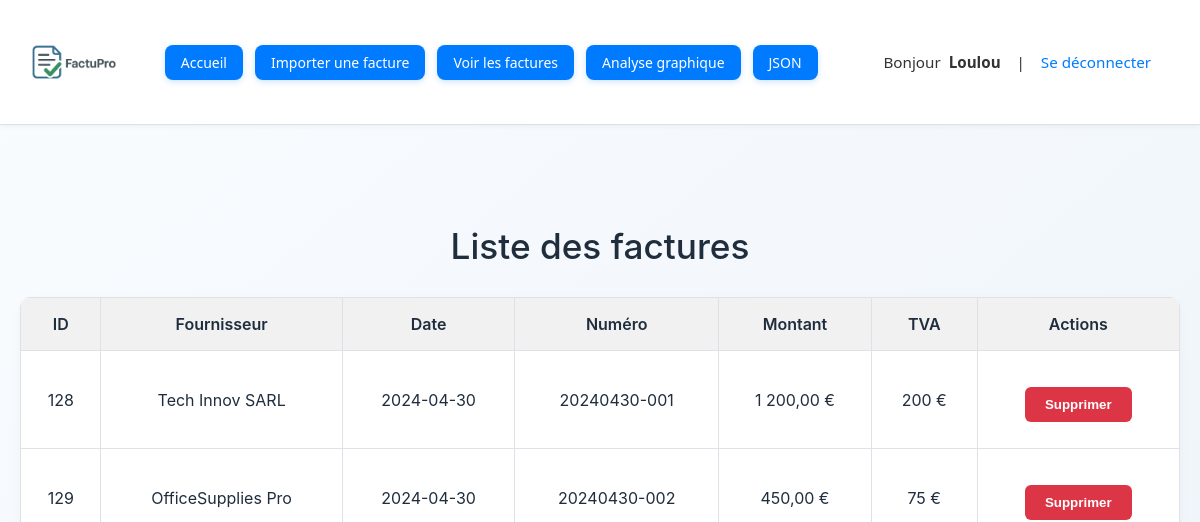
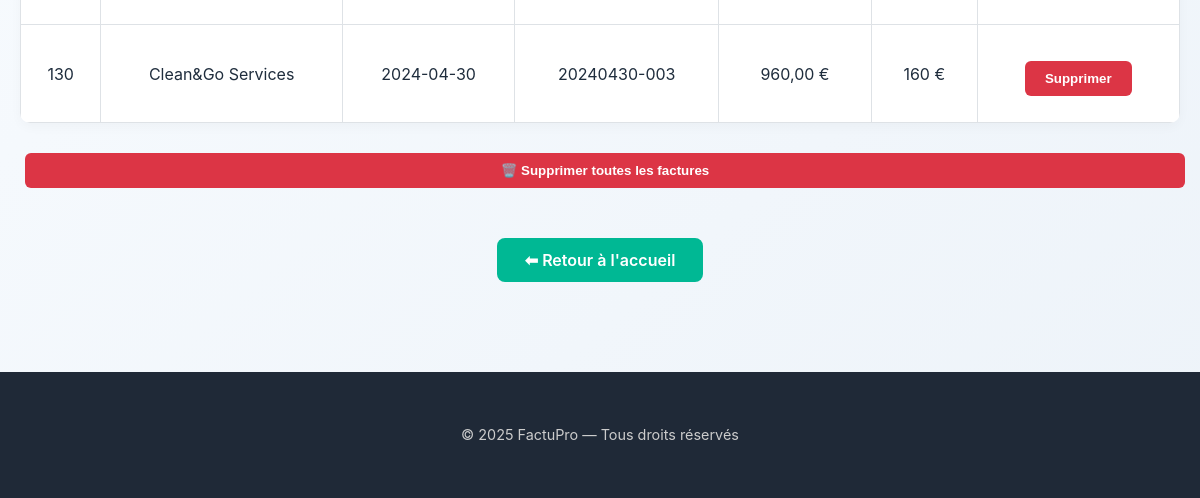
The page /factures (signed in) on the database as committed earlier (2 pictures, top to bottom).
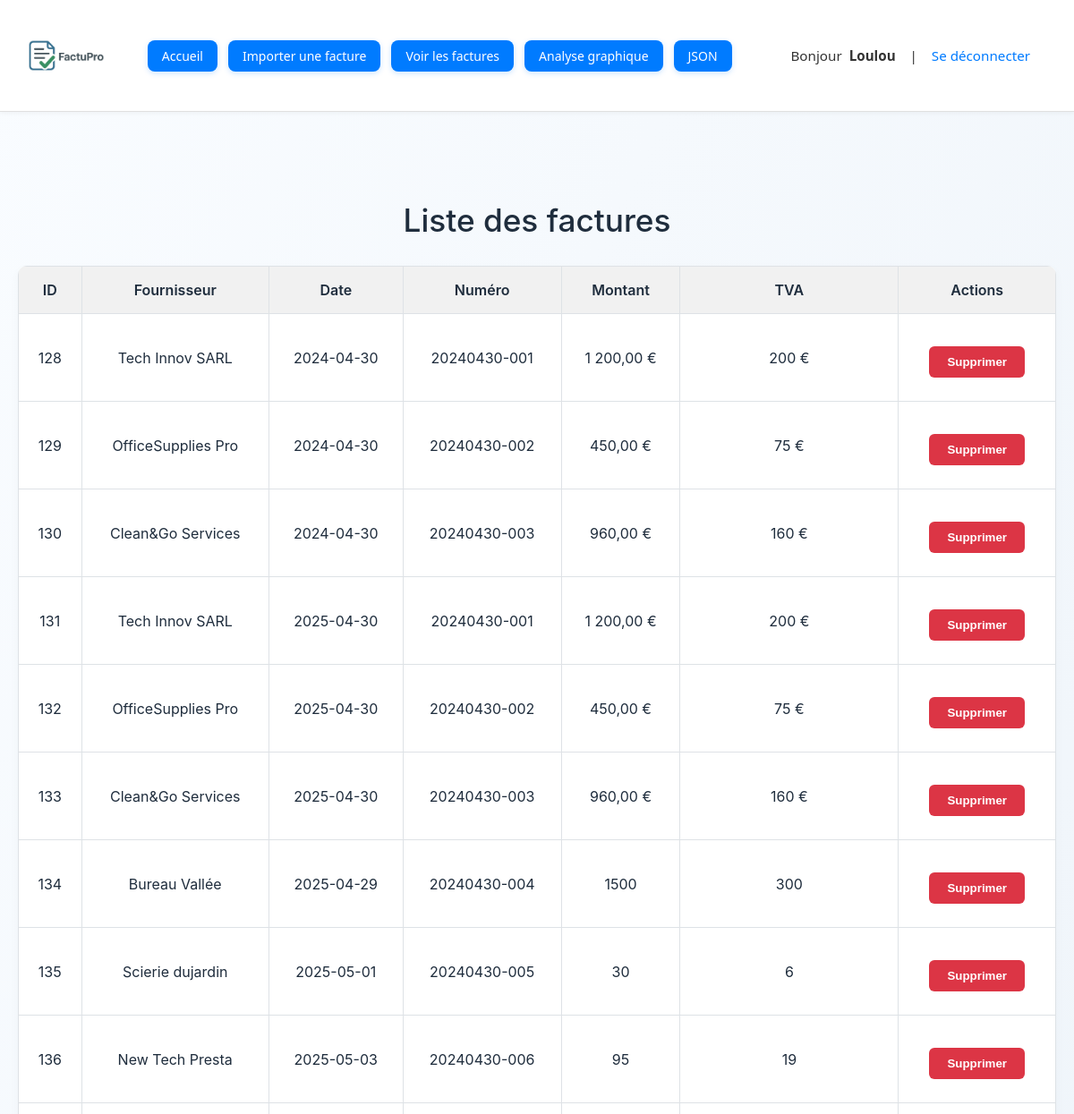
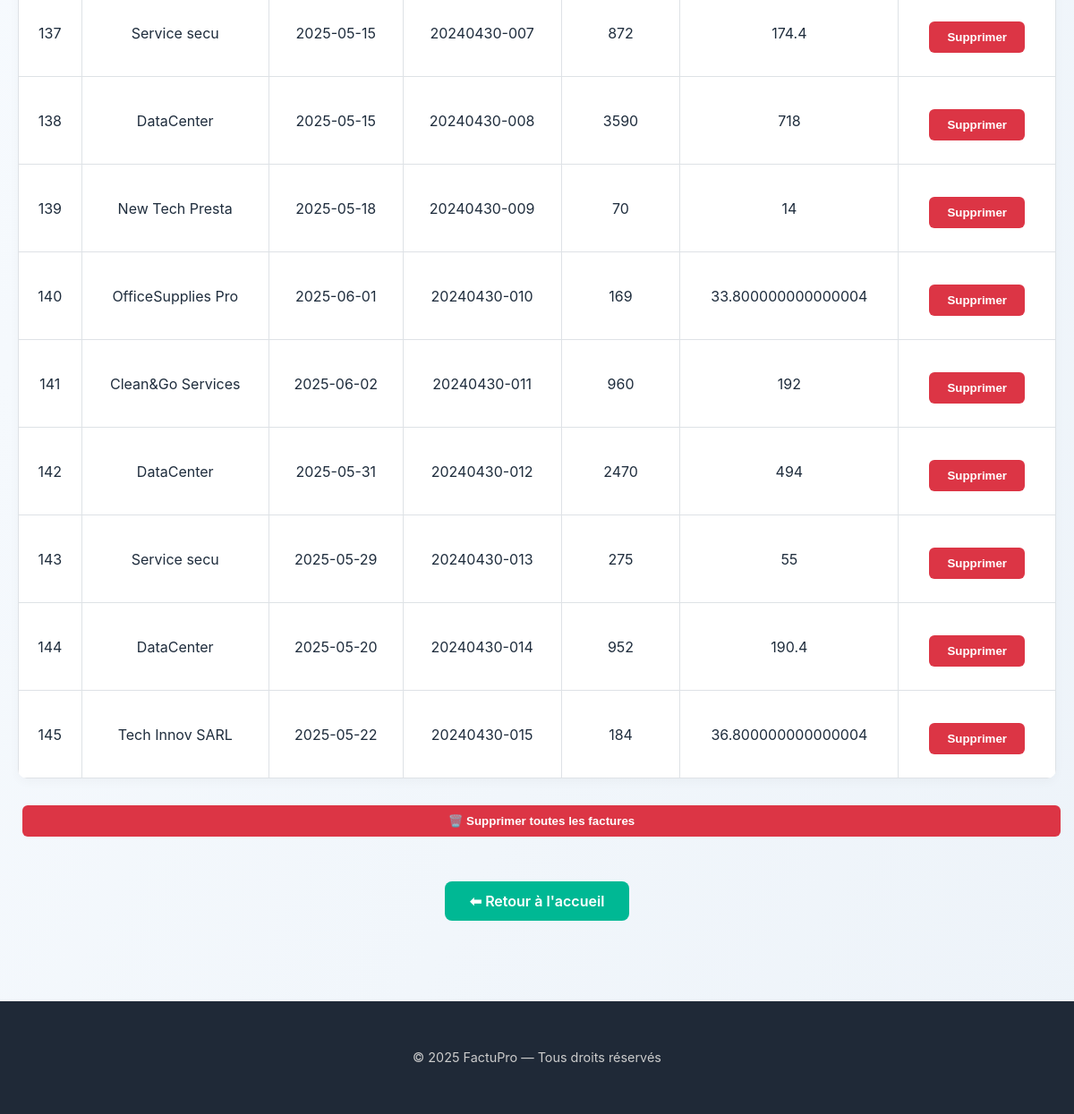
The same page on the database as committed later (2 pictures, top to bottom).
### tables this page shows
CREATE TABLE factures (
        id INTEGER PRIMARY KEY AUTOINCREMENT,
        fournisseur TEXT,
        date_facture TEXT,
        numero_facture TEXT,
        montant_total TEXT,
        TVA TEXT,
        utilisateur_id INTEGER,
        FOREIGN KEY (utilisateur_id) REFERENCES utilisateurs(id)
    );

### app.py (the view)
@app.route('/factures')
def afficher_factures():
    conn = sqlite3.connect('factures.db')
    c = conn.cursor()
    c.execute('SELECT * FROM factures WHERE utilisateur_id = ?', (session['utilisateur_id'],))
    factures = c.fetchall()
    conn.close()
    return render_template('factures.html', factures=factures)

### app.py (called while the page is built)
@app.before_request
def verifier_connexion():
    if request.endpoint in ['upload', 'afficher_factures', 'analyse'] and 'utilisateur_id' not in session:
        return redirect(url_for('login'))

@app.context_processor
def injecter_pseudo():
    return {"pseudo": session.get("pseudo")}

### templates/factures.html (shortened to what this page needs)
<!DOCTYPE html>
<html lang="fr">
<head>
    <link rel="stylesheet" href="/static/style.css">
</head>
<body>
    {% include 'header.html' %}
    <div class="container">
        <h1>Liste des factures</h1>
        <table>
            <tr>
                <th>ID</th>
                <th>Fournisseur</th>
                <th>Date</th>
                <th>Numéro</th>
                <th>Montant</th>
                <th>TVA</th>
                <th>Actions</th>
            </tr>
            {% for f in factures %}
            <tr>
                <td>{{ f[0] }}</td>
                <td>{{ f[1] }}</td>
                <td>{{ f[2] }}</td>
                <td>{{ f[3] }}</td>
                <td>{{ f[4] }}</td>
                <td>{{ f[5] }}</td>
                <td>
                    <form method="POST" action="/supprimer/{{ f[0] }}" onsubmit="return confirm('Confirmer la suppression ?');">
                        <button type="submit" class="danger">Supprimer</button>
                    </form>
                </td>
            </tr>
            {% endfor %}
        </table>
        <form method="POST" action="/supprimer_tout" onsubmit="return confirm('Supprimer toutes les factures ?');">
            <button type="submit" class="danger full">🗑️ Supprimer toutes les factures</button>
        </form>
        <div style="text-align:center">
            <a class="button" href="/">⬅ Retour à l'accueil</a>
        </div>
    </div>
    <footer class="footer">
        <p>&copy; 2025 FactuPro — Tous droits réservés</p>
    </footer>
</body>
</html>

### templates/header.html
<header class="header">
    <div class="logo">
        <img src="/static/logo.png" alt="Logo" style="height: 100px;">
    </div>
    <nav class="nav-links">
        <a href="/">Accueil</a>
        <a href="/upload">Importer une facture</a>
        <a href="/factures">Voir les factures</a>
        <a href="/analyse">Analyse graphique</a>
        <a href="/factures/json/page">JSON</a>
    </nav>
    <div class="user-info" style="text-align: right; padding: 15px 25px; font-size: 0.95em;">
        Bonjour <strong>{{ pseudo }}</strong> &nbsp; | &nbsp;
        <a href="/logout" style="color: #007bff; text-decoration: none;">Se déconnecter</a>
    </div>
</header>

### static/style.css (style rules this page uses)
body { font-family: 'Segoe UI', sans-serif; background-color: #f8f9fa; color: #333; margin: 0; padding: 0; }
h1 { text-align: center; margin-top: 40px; font-weight: 500; }
.container { max-width: 900px; margin: 0 auto; padding: 20px; }
a.button, button { display: inline-block; padding: 10px 20px; background-color: #007BFF; color: white; text-decoration: none; border-radius: 6px; border: none; margin: 10px 5px; cursor: pointer; }
form { text-align: center; margin-bottom: 20px; }
table { width: 100%; border-collapse: collapse; margin-top: 20px; background-color: white; border-radius: 8px; overflow: hidden; }
th, td { padding: 12px; border: 1px solid #dee2e6; text-align: center; }
th { background-color: #f1f1f1; font-weight: 500; }
button, a.button { transition: background-color 0.2s ease; }
.header { background-color: #ffffff; border-bottom: 1px solid #e0e0e0; padding: 20px 40px; display: flex; align-items: center; justify-content: space-between; box-shadow: 0 2px 6px rgba(0, 0, 0, 0.05); }
.logo img { height: 60px; }
.user-info { text-align: right; padding: 15px 25px; font-size: 0.95em; }
.logo img { height: 50px; }
.container { max-width: 1200px; margin: 0 auto; padding: 40px 20px; }
h1 { text-align: center; font-size: 2.2em; margin-bottom: 30px; }
a.button { display: inline-block; margin: 40px auto 0; padding: 12px 28px; background-color: #00b894; color: white; text-decoration: none; border-radius: 8px; font-weight: 600; text-align: center; }
.footer { background-color: #1f2937; color: #ccc; padding: 40px 20px; text-align: center; font-size: 0.9em; margin-top: 60px; }
table { width: 100%; border-collapse: collapse; background-color: #fff; border-radius: 10px; box-shadow: 0 4px 12px rgba(0, 0, 0, 0.03); overflow: hidden; }
th, td { padding: 16px; border: 1px solid #dee2e6; text-align: center; }
th { background-color: #f1f1f1; font-weight: 600; }
form { display: inline; }
.button, .danger { display: inline-block; padding: 10px 20px; margin-top: 20px; background-color: #007BFF; color: white; text-decoration: none; border: none; border-radius: 6px; font-weight: 600; cursor: pointer; }
.danger { background-color: #dc3545; }
.full { display: block; width: 100%; margin-top: 30px; }
body { font-family: 'Inter', sans-serif; background: linear-gradient(to bottom right, #f9fcff, #edf3f9); margin: 0; padding: 0; color: #1f2d3d; }
.header { background-color: #fff; border-bottom: 1px solid #dee2e6; padding: 20px 40px; display: flex; align-items: center; justify-content: space-between; }
.header .logo { display: flex; align-items: center; }
.container { max-width: 1240px; margin: 0 auto; padding: 60px 20px 30px; }
.header { display: flex; align-items: center; justify-content: space-between; padding: 12px 24px; background-color: #ffffff; border-bottom: 1px solid #e0e0e0; box-shadow: 0 2px 4px rgba(0, 0, 0, 0.04); font-family: 'Segoe UI', sans-serif; }
.logo img { height: 36px; }
.nav-links { display: flex; gap: 12px; }
.nav-links a { background-color: #007BFF; color: white; padding: 8px 16px; border-radius: 8px; text-decoration: none; font-weight: 500; font-size: 14px; transition: background-color 0.3s ease; box-shadow: 0 2px 6px rgba(0, 123, 255, 0.2); }
.user-info { font-size: 14px; color: #333; display: flex; align-items: center; gap: 8px; }
.user-info a { color: #007BFF; text-decoration: none; font-weight: 500; }

Rows that differ between the two databases and show on the page:
added factures: id "131", fournisseur "Tech Innov SARL", date_facture "2025-04-30", numero_facture "20240430-001", montant_total "1 200,00 €", TVA "200 €"
added factures: id "132", fournisseur "OfficeSupplies Pro", date_facture "2025-04-30", numero_facture "20240430-002", montant_total "450,00 €", TVA "75 €"
added factures: id "133", fournisseur "Clean&Go Services", date_facture "2025-04-30", numero_facture "20240430-003", montant_total "960,00 €", TVA "160 €"
added factures: id "134", fournisseur "Bureau Vallée", date_facture "2025-04-29", numero_facture "20240430-004", montant_total "1500", TVA "300"
added factures: id "135", fournisseur "Scierie dujardin", date_facture "2025-05-01", numero_facture "20240430-005", montant_total "30", TVA "6"
added factures: id "136", fournisseur "New Tech Presta", date_facture "2025-05-03", numero_facture "20240430-006", montant_total "95", TVA "19"
added factures: id "137", fournisseur "Service secu", date_facture "2025-05-15", numero_facture "20240430-007", montant_total "872", TVA "174.4"
added factures: id "138", fournisseur "DataCenter", date_facture "2025-05-15", numero_facture "20240430-008", montant_total "3590", TVA "718"
added factures: id "139", fournisseur "New Tech Presta", date_facture "2025-05-18", numero_facture "20240430-009", montant_total "70", TVA "14"
added factures: id "140", fournisseur "OfficeSupplies Pro", date_facture "2025-06-01", numero_facture "20240430-010", montant_total "169", TVA "33.800000000000004"
added factures: id "141", fournisseur "Clean&Go Services", date_facture "2025-06-02", numero_facture "20240430-011", montant_total "960", TVA "192"
added factures: id "142", fournisseur "DataCenter", date_facture "2025-05-31", numero_facture "20240430-012", montant_total "2470", TVA "494"
added factures: id "143", fournisseur "Service secu", date_facture "2025-05-29", numero_facture "20240430-013", montant_total "275", TVA "55"
added factures: id "144", fournisseur "DataCenter", date_facture "2025-05-20", numero_facture "20240430-014", montant_total "952", TVA "190.4"
added factures: id "145", fournisseur "Tech Innov SARL", date_facture "2025-05-22", numero_facture "20240430-015", montant_total "184", TVA "36.800000000000004"
